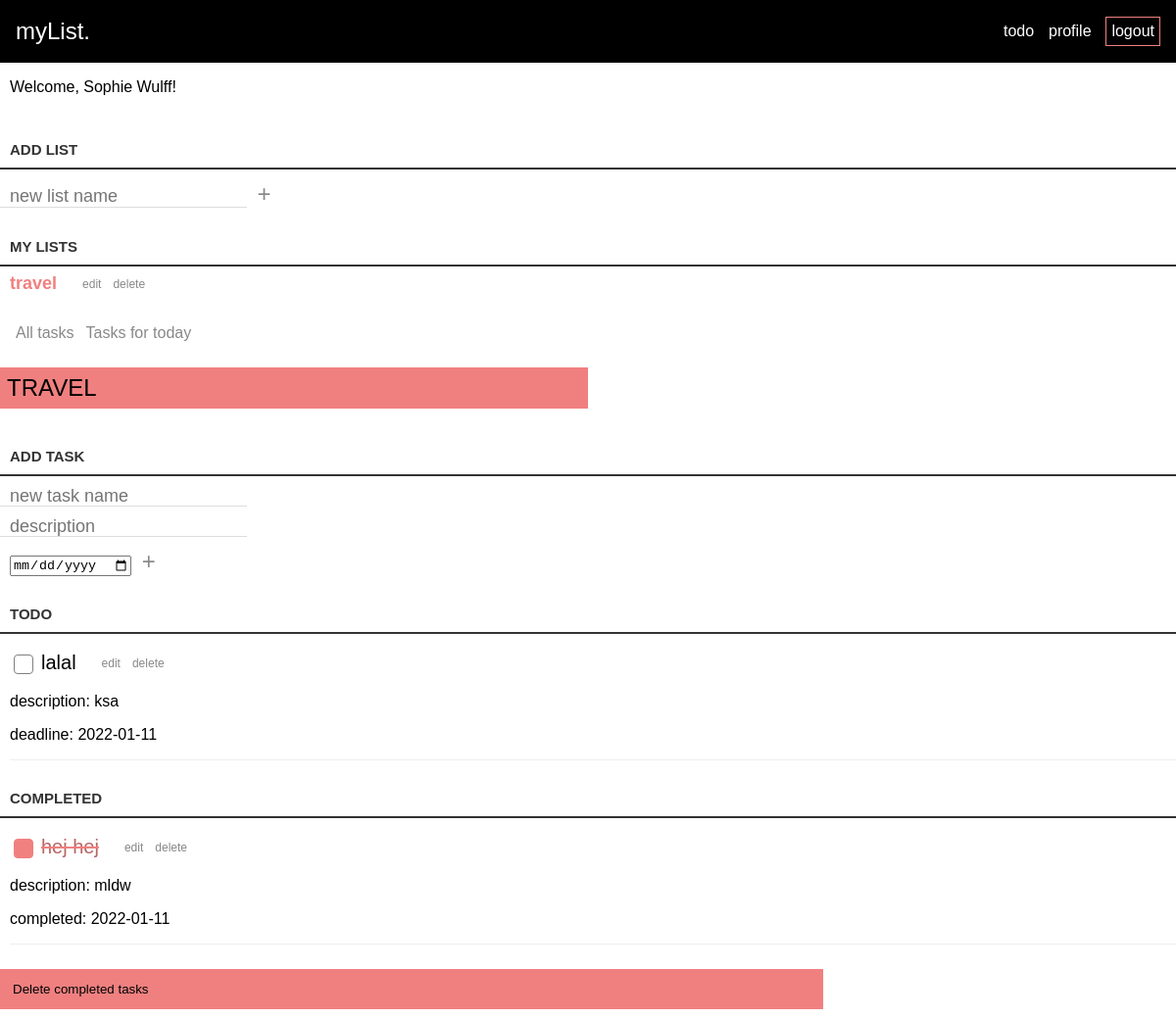
/loggedin.php?id=67&title=travel (signed in), run on the app's committed database.
### tables this page shows
CREATE TABLE lists (
id INTEGER PRIMARY KEY AUTOINCREMENT,
title VARCHAR,
created_at DATETIME DEFAULT CURRENT_TIMESTAMP,
user_id INTEGER,
FOREIGN KEY(user_id) REFERENCES users(id)
);

CREATE TABLE tasks (
id INTEGER PRIMARY KEY AUTOINCREMENT,
title VARCHAR,
created_at DATETIME DEFAULT CURRENT_TIMESTAMP,
deadline_at DATETIME DEFAULT CURRENT_TIMESTAMP,
completed_at DATETIME DEFAULT CURRENT_TIMESTAMP,
content VARCHAR,
list_id INTEGER,
user_id INTEGER,
FOREIGN KEY(list_id) REFERENCES lists(id),
FOREIGN KEY(user_id) REFERENCES users(id)
);

### app/functions.php (called while the page is built, shortened)
<?php
function get_lists(object $database)
{
    $user_id = $_SESSION['user']['id'];
    $statement = $database->prepare("SELECT * FROM lists WHERE user_id = :id");
    $statement->bindParam(':id', $user_id, PDO::PARAM_INT);
    $statement->execute();
    $lists = $statement->fetchAll(PDO::FETCH_ASSOC);
    return $lists;
}
function get_tasks(object $database)
{
    $user_id = $_SESSION['user']['id'];
    $statement = $database->prepare('SELECT * FROM tasks WHERE user_id = :user_id ');
    $statement->bindParam(':user_id', $user_id, PDO::PARAM_INT);
    $statement->execute();
    $allTasks = $statement->fetchAll(PDO::FETCH_ASSOC);
    return $allTasks;
}

### loggedin.php (the view, shortened to what this page needs)
<?php
require __DIR__ . '/app/autoload.php';
require __DIR__ . '/views/header.php';
?>
<?php if (isset($_SESSION['user'])) : ?>
    <p class="welcome-user">Welcome, <?= $_SESSION['user']['name']; ?>!</p>
    <form class="new-list-form" action="/app/lists/create.php" method="post">
        <label for="title">Add list</label>
        <div>
            <input id="title" name="title" type="text" class="new-list" placeholder="new list name" aria-label="new list name" />
            <button class="loggedin-btn-plus">+</button>
        </div>
    </form>
<?php
endif; ?>
<?php
$lists = get_lists($database);
if (!empty($lists)) : ?>
    <div class="loggedin-container">
        <h3>My Lists</h2>
            <div class="list-container">
                <ul>
                    <?php
                    foreach ($lists as $list) : ?>
                        <?php
                        $title = $list['title'];
                        $id = $list['id'];
                        ?>
                        <li>
                            <a class="list-link" href="loggedin.php?id=<?= $id; ?>&title=<?= $title; ?>"><?php echo $title ?></a>
                            <div class="edit-delete-buttons">
                                <form action="/edit-list.php?id=<?= $id; ?> &title= <?= $title; ?>" method="post">
                                    <button class="loggedin-btn">edit</button>
                                </form>
                                <form action="/app/lists/delete.php" method="post">
                                    <button class="loggedin-btn">delete</button>
                                </form>
                            </div>
                        </li>
                    <?php endforeach ?>
                </ul>
            </div>
        <?php endif; ?>
        <div class="show-stuff">
            <form action="/all-tasks.php" method="post">
                <button name="all-tasks" type="submit" class="loggedin-btn">All tasks</button>
            </form>
            <form action="/tasks-today.php" method="post">
                <button name="tasks-for-today" type="submit" class="loggedin-btn">Tasks for today</button>
            </form>
        </div>
        <?php if (isset($_GET['id'])) : ?>
            <h2 class="list-title"><?= $_GET['title']; ?></h2>
            <form class="new-list-form" action="/app/tasks/create.php?id=<?= $_GET['id'] ?>&title=<?= $title; ?>" method="post">
                <label for="title">Add task</label>
                <div>
                    <input id="title" name="title" type="text" class="new-task" placeholder="new task name" />
                </div>
                <div>
                    <input id="content" name="content" type="text" class="new-task" placeholder="description" />
                </div>
                <div>
                    <input class="input-date" id="date" name="date" type="date" class="new-task" />
                    <button class="loggedin-btn-plus" class="create-task" aria-label="create new task">+</button>
                </div>
            </form>
            <div class="task-container">
                <h3>Todo</h3>
                <ul>
                    <?php
                    $tasks = get_tasks($database);
                    foreach ($tasks as $task) :
                        if ($task['list_id'] === $_GET['id'] && $task['completed_at'] === null) : ?>
                            <li>
                                <form class="list-flex" action="/app/tasks/completed.php?id=<?= $id; ?>&title=<?= $title ?>" method="POST">
                                    <input type="checkbox" name="is_completed" id="is_completed" />
                                    <label for="is_completed">
                                        <?= $task['title']; ?>
                                    </label>
                                </form>
                                <div class="edit-delete-buttons">
                                    <form action="/edit-tasks.php?id=<?= $id; ?>&task_id=<?= $task['id'] ?>&title=<?= $title ?>" method="post">
                                        <button class="loggedin-btn">edit</button>
                                    </form>
                                    <form action="/app/tasks/delete.php?id=<?= $id; ?>&task_id=<?= $task['id'] ?>&title=<?= $title ?>" method="post">
                                        <button class="loggedin-btn">delete</button>
                                    </form>
                                </div>
                            </li>
                            <div class="info-about-task show">
                                <p>description: <?php echo $task['content'] ?></p>
                                <p>deadline: <?php echo $task['deadline_at'] ?></p>
                            </div>
                        <?php endif; ?>
                    <?php endforeach ?>
                </ul>
            </div>
            <div class="task-container">
                <h3>Completed</h3>
                <ul>
                    <?php foreach ($tasks as $task) :
                        if ($task['completed_at'] !== null) : ?>
                            <li>
                                <form class="list-flex" action="/app/tasks/not-completed.php?id=<?= $id; ?>&title=<?= $title ?>" method="POST">
                                    <input type="checkbox" name="is_completed" id="is_completed" checked />
                                    <label class="line-thru" for="is_completed">
                                        <?= $task['title']; ?>
                                    </label>
                                </form>
                                <div class="edit-delete-buttons">
                                    <form action="/edit-tasks.php?id=<?= $id; ?>&task_id=<?= $task['id'] ?>&title=<?= $title ?>" method="post">
                                        <button class="loggedin-btn">edit</button>
                                    </form>
                                    <form action="/app/tasks/delete.php?id=<?= $id; ?>&task_id=<?= $task['id'] ?>&title=<?= $title ?>" method="post">
                                        <button class="loggedin-btn" type="submit">delete</button>
                                    </form>
                                </div>
                            </li>
                            <div class="info-about-task show">
                                <p>description: <?php echo $task['content'] ?></p>
                                <p>completed: <?php echo $task['completed_at'] ?></p>
                            </div>
                        <?php endif; ?>
                    <?php endforeach ?>
                </ul>
            </div>
            <form action="/app/tasks/delete-completed-tasks.php" method="post">
                <button class="loggedin-btn-delete">Delete completed tasks</button>
            </form>
        <?php endif; ?>
    </div>
    <?php require __DIR__ . '/views/footer.php'; ?>

### assets/styles/style.css (style rules this page uses)
* { box-sizing: border-box; }
body { margin: 0; padding: 0; font-family: sans-serif; }

### assets/styles/profile.css (style rules this page uses)
.show { display: block; }

### assets/styles/loggedin.css (style rules this page uses)
.welcome-user { margin-left: 10px; font-family: sans-serif; }
.list-link { text-decoration: none; color: lightcoral; }
.list-container li { display: flex; align-items: flex-end; gap: 20px; font-size: 24px; margin: 0px 10px; }
.list-container .edit-delete-buttons { padding-bottom: 0; }
.new-list-form { display: flex; flex-direction: column; gap: 10px; }
.loggedin-btn-plus { background: none; border: 0; color: #888; font-size: 24px; margin: 0; font-family: sans-serif; cursor: pointer; padding: 0x; }
.input-date { margin-left: 10px; }
.edit-delete-buttons { padding-right: 40px; padding-bottom: 5px; }
.edit-delete-buttons button { font-size: 12px; }
.list-container a { text-decoration: none; font-size: 18px; font-weight: 600; }
.task-container li { display: flex; align-items: flex-end; gap: 20px; font-size: 20px; margin-top: 16px; margin-left: 10px; }
.list-flex { display: flex; gap: 5px; }
.line-thru { text-decoration: line-through 2px solid lightcoral; color: rgb(185, 100, 100); }
.edit-delete-buttons { display: flex; }
.info-about-task { overflow: hidden; padding: 0; border-bottom: 1px solid #eee; margin-left: 10px; display: none; }
.show { display: block; }
.list-container ul, .task-container ul { margin: 0; padding: 0; }
.loggedin-btn { background: none; border: 0; color: #888; font-size: 16px; font-family: sans-serif; cursor: pointer; }
.loggedin-container h3 { color: #333; font-weight: 700; font-size: 15px; border-bottom: 2px solid #333; padding: 30px 10px 10px; margin: 0; text-transform: uppercase; }
.list-title { background-color: lightcoral; margin-top: 25px; margin-bottom: 10px; width: 50%; padding: 7px; font-family: sans-serif; font-weight: 500; text-transform: uppercase; }
input[type='text'] { margin: 0; font-size: 18px; line-height: 18px; height: 18px; padding: 10px; border: none; border-bottom: 1px solid #ddd; background: #fff; font-family: sans-serif; color: #888; }
label[for='title'] { color: #333; font-weight: 700; font-size: 15px; border-bottom: 2px solid #333; padding: 30px 0 10px; margin: 0; text-transform: uppercase; width: 100%; padding-left: 10px; }
.show-stuff { margin: 10px; padding-top: 20px; display: flex; }
input[type='checkbox'] { position: relative; width: 1.5em; height: 1.5em; color: black; border: 1px solid grey; border-radius: 4px; appearance: none; outline: 0; cursor: pointer; }
input[type='checkbox']:checked { color: white; border-color: lightcoral; background: lightcoral; }
input[type='checkbox']:checked::before { opacity: 1; }
.loggedin-btn-delete { border: none; background-color: lightcoral; margin-top: 25px; margin-bottom: 10px; width: 70%; padding: 13px; font-family: sans-serif; text-align: start; }

### data on the page
lists: title "travel"
tasks: title "lalal", content "ksa", deadline_at "2022-01-11"
tasks: title "hej hej", content "mldw", completed_at "2022-01-11"

### other printed values
$_SESSION['user']['name'] "Sophie Wulff"
$_GET['title'] "TRAVEL"
